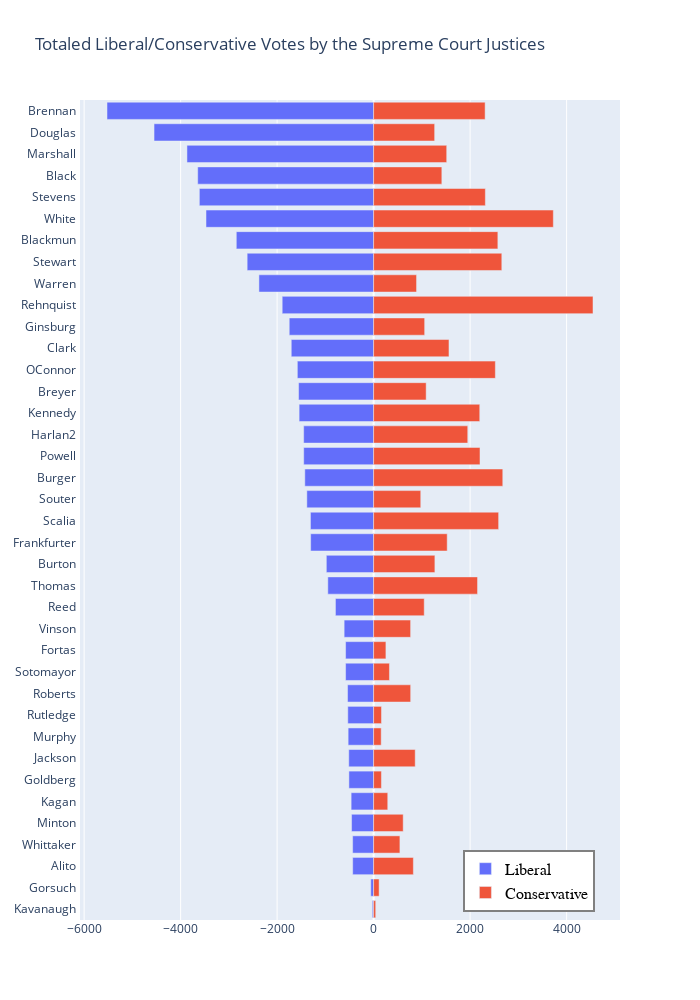

Notebook code cell kept with this figure:
### Code cell
# sort by desired column
import plotly.graph_objects as go

count_p = count_p.sort_values(by='Liberal', ascending = False)

fig = go.Figure()

for column in count_p.columns:
    fig.add_trace(go.Bar(
        x = count_p[column],
        y = count_p.index,
        name = column,
        orientation = 'h',
    ))

fig.update_layout(
    autosize=False,
    width=700,
    height=1000,
    barmode = 'relative',
    title = 'Totaled Liberal/Conservative Votes by the Supreme Court Justices',
    yaxis = dict(
        tickmode = 'array',
        tickvals = ['BMKavanaugh', 'NMGorsuch', 'SAAlito', 'CEWhittaker', 'SMinton', 'EKagan',
                    'AJGoldberg','RHJackson','FMurphy','WBRutledge','JGRoberts','SSotomayor','AFortas',
                    'FMVinson','SFReed','CThomas','HHBurton','FFrankfurter','AScalia','DHSouter', 
                    'WEBurger', 'LFPowell', 'JHarlan2', 'AMKennedy', 'SGBreyer','SDOConnor','TCClark',
                    'RBGinsburg','WHRehnquist','EWarren','PStewart','HABlackmun','BRWhite','JPStevens',
                    'HLBlack','TMarshall','WODouglas','WJBrennan'],
        ticktext = ['Kavanaugh ', 'Gorsuch ', 'Alito ', 'Whittaker ', 'Minton ', 'Kagan ',
                    'Goldberg ','Jackson ','Murphy ','Rutledge ','Roberts ','Sotomayor ','Fortas ',
                    'Vinson ','Reed ','Thomas ','Burton ','Frankfurter ','Scalia ','Souter ', 
                    'Burger ', 'Powell ', 'Harlan2 ', 'Kennedy ', 'Breyer ','OConnor ','Clark ',
                    'Ginsburg ','Rehnquist ','Warren ','Stewart ','Blackmun ','White ','Stevens ',
                    'Black ','Marshall ','Douglas ','Brennan ']),
    legend=dict(
        x=.71,
        y=0.01,
        traceorder="normal",
        font=dict(
            family="sans-serif",
            size=16,
            color="black"
        ),
        bgcolor="white",
        bordercolor="gray",
        borderwidth=2)
)


fig.show()

### Figure 1 — Plotly figure (JSON) as saved in the notebook; plotly's stock layout.template omitted (floating-point values rounded to 4 significant figures)
{"data": [{"name": "Liberal", "orientation": "h", "type": "bar", "x": [-27, -59, -434, -435, -457, -466, -512, -515, -528, -535, -540, -581, -581, -611, -791, -949, -980, -1305, -1309, -1384, -1426, -1449, -1450, -1544, -1555, -1581, -1707, -1749, -1895, -2377, -2621, -2846, -3474, -3612, -3646, -3869, -4551, -5526], "y": ["BMKavanaugh", "NMGorsuch", "SAAlito", "CEWhittaker", "SMinton", "EKagan", "AJGoldberg", "RHJackson", "FMurphy", "WBRutledge", "JGRoberts", "SSotomayor", "AFortas", "FMVinson", "SFReed", "CThomas", "HHBurton", "FFrankfurter", "AScalia", "DHSouter", "WEBurger", "LFPowell", "JHarlan2", "AMKennedy", "SGBreyer", "SDOConnor", "TCClark", "RBGinsburg", "WHRehnquist", "EWarren", "PStewart", "HABlackmun", "BRWhite", "JPStevens", "HLBlack", "TMarshall", "WODouglas", "WJBrennan"]}, {"name": "Conservative", "orientation": "h", "type": "bar", "x": [43, 114, 824, 545, 613, 293, 162, 862, 157, 163, 768, 328, 255, 767, 1049, 2154, 1270, 1525, 2591, 977, 2677, 2205, 1951, 2200, 1089, 2523, 1562, 1058, 4547, 890, 2657, 2575, 3725, 2316, 1414, 1515, 1265, 2311], "y": ["BMKavanaugh", "NMGorsuch", "SAAlito", "CEWhittaker", "SMinton", "EKagan", "AJGoldberg", "RHJackson", "FMurphy", "WBRutledge", "JGRoberts", "SSotomayor", "AFortas", "FMVinson", "SFReed", "CThomas", "HHBurton", "FFrankfurter", "AScalia", "DHSouter", "WEBurger", "LFPowell", "JHarlan2", "AMKennedy", "SGBreyer", "SDOConnor", "TCClark", "RBGinsburg", "WHRehnquist", "EWarren", "PStewart", "HABlackmun", "BRWhite", "JPStevens", "HLBlack", "TMarshall", "WODouglas", "WJBrennan"]}], "layout": {"autosize": false, "barmode": "relative", "height": 1000, "legend": {"bgcolor": "white", "bordercolor": "gray", "borderwidth": 2, "font": {"color": "black", "family": "sans-serif", "size": 16}, "traceorder": "normal", "x": 0.71, "y": 0.01}, "title": {"text": "Totaled Liberal/Conservative Votes by the Supreme Court Justices"}, "width": 700, "yaxis": {"tickmode": "array", "ticktext": ["Kavanaugh ", "Gorsuch ", "Alito ", "Whittaker ", "Minton ", "Kagan ", "Goldberg ", "Jackson ", "Murphy ", "Rutledge ", "Roberts ", "Sotomayor ", "Fortas ", "Vinson ", "Reed ", "Thomas ", "Burton ", "Frankfurter ", "Scalia ", "Souter ", "Burger ", "Powell ", "Harlan2 ", "Kennedy ", "Breyer ", "OConnor ", "Clark ", "Ginsburg ", "Rehnquist ", "Warren ", "Stewart ", "Blackmun ", "White ", "Stevens ", "Black ", "Marshall ", "Douglas ", "Brennan "], "tickvals": ["BMKavanaugh", "NMGorsuch", "SAAlito", "CEWhittaker", "SMinton", "EKagan", "AJGoldberg", "RHJackson", "FMurphy", "WBRutledge", "JGRoberts", "SSotomayor", "AFortas", "FMVinson", "SFReed", "CThomas", "HHBurton", "FFrankfurter", "AScalia", "DHSouter", "WEBurger", "LFPowell", "JHarlan2", "AMKennedy", "SGBreyer", "SDOConnor", "TCClark", "RBGinsburg", "WHRehnquist", "EWarren", "PStewart", "HABlackmun", "BRWhite", "JPStevens", "HLBlack", "TMarshall", "WODouglas", "WJBrennan"]}}}
